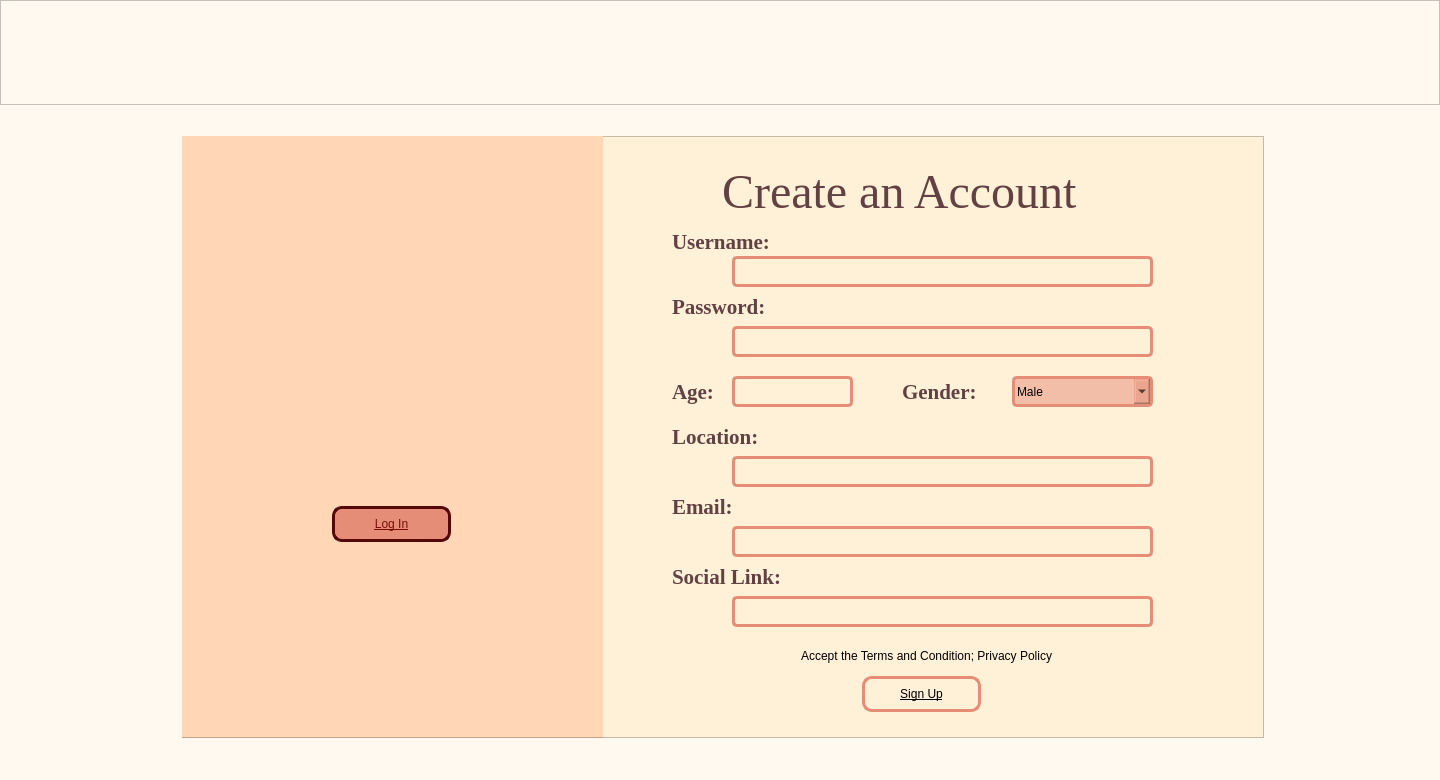
<?xml version="1.0" encoding="UTF-8"?>
<ui version="4.0">
 <class>SignUp</class>
 <widget class="QDialog" name="SignUp">
  <property name="geometry">
   <rect>
    <x>0</x>
    <y>0</y>
    <width>1440</width>
    <height>780</height>
   </rect>
  </property>
  <property name="windowTitle">
   <string>Dialog</string>
  </property>
  <property name="styleSheet">
   <string notr="true">background-color: rgb(255, 249, 240);</string>
  </property>
  <widget class="QFrame" name="SU_Header">
   <property name="geometry">
    <rect>
     <x>0</x>
     <y>0</y>
     <width>1440</width>
     <height>105</height>
    </rect>
   </property>
   <property name="styleSheet">
    <string notr="true">background: qlineargradient(
    spread:pad, 
    x1:0, y1:0, x2:1, y2:0, 
    stop:0 #EDC27E, 
    stop:0.526 #EDC27E, 
    stop:1 #DC586D
);

</string>
   </property>
   <property name="frameShape">
    <enum>QFrame::StyledPanel</enum>
   </property>
   <property name="frameShadow">
    <enum>QFrame::Raised</enum>
   </property>
   <widget class="QLabel" name="SU_HeaderIcon">
    <property name="geometry">
     <rect>
      <x>-60</x>
      <y>-20</y>
      <width>274</width>
      <height>146</height>
     </rect>
    </property>
    <property name="styleSheet">
     <string notr="true">background: transparent;
</string>
    </property>
    <property name="text">
     <string/>
    </property>
    <property name="pixmap">
     <pixmap>HeaderIcon.png</pixmap>
    </property>
    <property name="scaledContents">
     <bool>true</bool>
    </property>
   </widget>
  </widget>
  <widget class="QFrame" name="SU_MainPanel">
   <property name="geometry">
    <rect>
     <x>182</x>
     <y>136</y>
     <width>1082</width>
     <height>602</height>
    </rect>
   </property>
   <property name="styleSheet">
    <string notr="true">background-color: rgb(255, 240, 216);</string>
   </property>
   <property name="frameShape">
    <enum>QFrame::StyledPanel</enum>
   </property>
   <property name="frameShadow">
    <enum>QFrame::Raised</enum>
   </property>
   <widget class="QFrame" name="SU_SidePanel">
    <property name="geometry">
     <rect>
      <x>0</x>
      <y>0</y>
      <width>421</width>
      <height>602</height>
     </rect>
    </property>
    <property name="styleSheet">
     <string notr="true">background-color: rgb(255, 214, 182);</string>
    </property>
    <property name="frameShape">
     <enum>QFrame::StyledPanel</enum>
    </property>
    <property name="frameShadow">
     <enum>QFrame::Raised</enum>
    </property>
    <widget class="QLabel" name="SU_SidePanelBg">
     <property name="geometry">
      <rect>
       <x>-170</x>
       <y>0</y>
       <width>931</width>
       <height>601</height>
      </rect>
     </property>
     <property name="text">
      <string/>
     </property>
     <property name="pixmap">
      <pixmap>SU_SidePanel.png</pixmap>
     </property>
     <property name="scaledContents">
      <bool>true</bool>
     </property>
    </widget>
    <widget class="QLabel" name="SU_WelcomeBackLBL">
     <property name="geometry">
      <rect>
       <x>-160</x>
       <y>50</y>
       <width>741</width>
       <height>461</height>
      </rect>
     </property>
     <property name="font">
      <font>
       <family>Lucida Handwriting</family>
       <pointsize>28</pointsize>
      </font>
     </property>
     <property name="styleSheet">
      <string notr="true">color: rgb(98, 65, 66);
background: transparent;</string>
     </property>
     <property name="text">
      <string/>
     </property>
     <property name="pixmap">
      <pixmap>SU_LogInStatement.png</pixmap>
     </property>
     <property name="scaledContents">
      <bool>true</bool>
     </property>
    </widget>
    <widget class="QPushButton" name="SU_LogInPB">
     <property name="geometry">
      <rect>
       <x>150</x>
       <y>370</y>
       <width>119</width>
       <height>36</height>
      </rect>
     </property>
     <property name="cursor">
      <cursorShape>PointingHandCursor</cursorShape>
     </property>
     <property name="styleSheet">
      <string notr="true">border-color: rgb(122, 12, 12);
color: rgb(122, 12, 12);
border: 3px solid #550808;
background-color: rgb(229, 141, 118);
border-radius: 10px;
text-decoration: underline;
box-shadow: 5px 5px 15px rgba(0, 0, 0, 0.5);
text-color: #E58D76;

</string>
     </property>
     <property name="text">
      <string>Log In</string>
     </property>
    </widget>
    <widget class="QLabel" name="SU_Icon">
     <property name="geometry">
      <rect>
       <x>200</x>
       <y>-10</y>
       <width>274</width>
       <height>146</height>
      </rect>
     </property>
     <property name="styleSheet">
      <string notr="true">background: transparent;
</string>
     </property>
     <property name="text">
      <string/>
     </property>
     <property name="pixmap">
      <pixmap>Icon.png</pixmap>
     </property>
     <property name="scaledContents">
      <bool>true</bool>
     </property>
    </widget>
   </widget>
   <widget class="QLabel" name="SU_UsernameLBL">
    <property name="geometry">
     <rect>
      <x>490</x>
      <y>90</y>
      <width>141</width>
      <height>31</height>
     </rect>
    </property>
    <property name="font">
     <font>
      <family>Times New Roman</family>
      <pointsize>16</pointsize>
      <weight>75</weight>
      <bold>true</bold>
     </font>
    </property>
    <property name="styleSheet">
     <string notr="true">color: rgb(98, 65, 66);
background: transparent;</string>
    </property>
    <property name="text">
     <string>Username:</string>
    </property>
   </widget>
   <widget class="QLabel" name="SU_PasswordLBL">
    <property name="geometry">
     <rect>
      <x>490</x>
      <y>160</y>
      <width>171</width>
      <height>21</height>
     </rect>
    </property>
    <property name="font">
     <font>
      <family>Times New Roman</family>
      <pointsize>16</pointsize>
      <weight>75</weight>
      <bold>true</bold>
     </font>
    </property>
    <property name="styleSheet">
     <string notr="true">color: rgb(98, 65, 66);
background: transparent;</string>
    </property>
    <property name="text">
     <string>Password:</string>
    </property>
   </widget>
   <widget class="QLineEdit" name="SU_UsernameLE">
    <property name="geometry">
     <rect>
      <x>550</x>
      <y>120</y>
      <width>421</width>
      <height>31</height>
     </rect>
    </property>
    <property name="styleSheet">
     <string notr="true">border-color: rgb(229, 141, 118);
border: 3px solid #E58D76;
border-radius: 5px;
background: transparent;</string>
    </property>
   </widget>
   <widget class="QLineEdit" name="SU_PasswordLE">
    <property name="geometry">
     <rect>
      <x>550</x>
      <y>190</y>
      <width>421</width>
      <height>31</height>
     </rect>
    </property>
    <property name="styleSheet">
     <string notr="true">border-color: rgb(229, 141, 118);
border: 3px solid #E58D76;
border-radius: 5px;
background: transparent;</string>
    </property>
   </widget>
   <widget class="QPushButton" name="SU_SignUpPB">
    <property name="geometry">
     <rect>
      <x>680</x>
      <y>540</y>
      <width>119</width>
      <height>36</height>
     </rect>
    </property>
    <property name="cursor">
     <cursorShape>PointingHandCursor</cursorShape>
    </property>
    <property name="styleSheet">
     <string notr="true">border-color: rgb(229, 141, 118);
border: 3px solid #E58D76;
border-radius: 10px;
text-decoration: underline;
text-color: #E58D76;
box-shadow: 5px 5px 15px rgba(0, 0, 0, 0.5);
background: transparent;
</string>
    </property>
    <property name="text">
     <string>Sign Up</string>
    </property>
   </widget>
   <widget class="QLabel" name="SU_AgeLBL">
    <property name="geometry">
     <rect>
      <x>490</x>
      <y>240</y>
      <width>61</width>
      <height>31</height>
     </rect>
    </property>
    <property name="font">
     <font>
      <family>Times New Roman</family>
      <pointsize>16</pointsize>
      <weight>75</weight>
      <bold>true</bold>
     </font>
    </property>
    <property name="styleSheet">
     <string notr="true">color: rgb(98, 65, 66);
background: transparent;</string>
    </property>
    <property name="text">
     <string>Age: </string>
    </property>
   </widget>
   <widget class="QComboBox" name="SU_GenderCB">
    <property name="geometry">
     <rect>
      <x>830</x>
      <y>240</y>
      <width>141</width>
      <height>31</height>
     </rect>
    </property>
    <property name="cursor">
     <cursorShape>PointingHandCursor</cursorShape>
    </property>
    <property name="styleSheet">
     <string notr="true">border-color: rgb(229, 141, 118);
background-color: rgba(229, 141, 118, 0.5);
border: 3px solid #E58D76;
border-radius: 5px;
</string>
    </property>
    <item>
     <property name="text">
      <string>Male</string>
     </property>
    </item>
    <item>
     <property name="text">
      <string>Female</string>
     </property>
    </item>
    <item>
     <property name="text">
      <string>Neutral</string>
     </property>
    </item>
   </widget>
   <widget class="QLabel" name="SU_GenderLBL">
    <property name="geometry">
     <rect>
      <x>720</x>
      <y>240</y>
      <width>101</width>
      <height>31</height>
     </rect>
    </property>
    <property name="font">
     <font>
      <family>Times New Roman</family>
      <pointsize>16</pointsize>
      <weight>75</weight>
      <bold>true</bold>
     </font>
    </property>
    <property name="styleSheet">
     <string notr="true">color: rgb(98, 65, 66);
background: transparent;</string>
    </property>
    <property name="text">
     <string>Gender:</string>
    </property>
   </widget>
   <widget class="QLabel" name="SU_LocationLBL_">
    <property name="geometry">
     <rect>
      <x>490</x>
      <y>290</y>
      <width>171</width>
      <height>21</height>
     </rect>
    </property>
    <property name="font">
     <font>
      <family>Times New Roman</family>
      <pointsize>16</pointsize>
      <weight>75</weight>
      <bold>true</bold>
     </font>
    </property>
    <property name="styleSheet">
     <string notr="true">color: rgb(98, 65, 66);
background: transparent;</string>
    </property>
    <property name="text">
     <string>Location:</string>
    </property>
   </widget>
   <widget class="QLineEdit" name="SU_LocationLE">
    <property name="geometry">
     <rect>
      <x>550</x>
      <y>320</y>
      <width>421</width>
      <height>31</height>
     </rect>
    </property>
    <property name="styleSheet">
     <string notr="true">border-color: rgb(229, 141, 118);
border: 3px solid #E58D76;
border-radius: 5px;
background: transparent;</string>
    </property>
   </widget>
   <widget class="QLabel" name="SU_SocialLinkLBL">
    <property name="geometry">
     <rect>
      <x>490</x>
      <y>430</y>
      <width>151</width>
      <height>21</height>
     </rect>
    </property>
    <property name="font">
     <font>
      <family>Times New Roman</family>
      <pointsize>16</pointsize>
      <weight>75</weight>
      <bold>true</bold>
     </font>
    </property>
    <property name="styleSheet">
     <string notr="true">color: rgb(98, 65, 66);
background: transparent;</string>
    </property>
    <property name="text">
     <string>Social Link:</string>
    </property>
   </widget>
   <widget class="QLineEdit" name="SU_SocialLinkLE">
    <property name="geometry">
     <rect>
      <x>550</x>
      <y>460</y>
      <width>421</width>
      <height>31</height>
     </rect>
    </property>
    <property name="styleSheet">
     <string notr="true">border-color: rgb(229, 141, 118);
border: 3px solid #E58D76;
border-radius: 5px;
background: transparent;</string>
    </property>
   </widget>
   <widget class="QCheckBox" name="SU_TermsandPrivacyChB">
    <property name="geometry">
     <rect>
      <x>600</x>
      <y>510</y>
      <width>291</width>
      <height>20</height>
     </rect>
    </property>
    <property name="cursor">
     <cursorShape>PointingHandCursor</cursorShape>
    </property>
    <property name="styleSheet">
     <string notr="true">background: transparent;	
</string>
    </property>
    <property name="text">
     <string>Accept the Terms and Condition; Privacy Policy</string>
    </property>
   </widget>
   <widget class="QLineEdit" name="SU_AgeLE">
    <property name="geometry">
     <rect>
      <x>550</x>
      <y>240</y>
      <width>121</width>
      <height>31</height>
     </rect>
    </property>
    <property name="styleSheet">
     <string notr="true">border-color: rgb(229, 141, 118);
border: 3px solid #E58D76;
border-radius: 5px;
background: transparent;</string>
    </property>
   </widget>
   <widget class="QLabel" name="SU_Shadow">
    <property name="geometry">
     <rect>
      <x>40</x>
      <y>0</y>
      <width>851</width>
      <height>611</height>
     </rect>
    </property>
    <property name="font">
     <font>
      <family>Lucida Handwriting</family>
      <pointsize>16</pointsize>
     </font>
    </property>
    <property name="styleSheet">
     <string notr="true">color: rgb(98, 65, 66);
background: transparent;</string>
    </property>
    <property name="text">
     <string/>
    </property>
    <property name="pixmap">
     <pixmap>SU_Shadow.png</pixmap>
    </property>
    <property name="scaledContents">
     <bool>true</bool>
    </property>
   </widget>
   <widget class="QLabel" name="SU_CreateanAccount">
    <property name="geometry">
     <rect>
      <x>540</x>
      <y>20</y>
      <width>451</width>
      <height>71</height>
     </rect>
    </property>
    <property name="font">
     <font>
      <family>Times New Roman</family>
      <pointsize>36</pointsize>
     </font>
    </property>
    <property name="styleSheet">
     <string notr="true">color: rgb(98, 65, 66);
background: transparent;</string>
    </property>
    <property name="text">
     <string>Create an Account</string>
    </property>
   </widget>
   <widget class="QLabel" name="SU_EmailLBL">
    <property name="geometry">
     <rect>
      <x>490</x>
      <y>360</y>
      <width>81</width>
      <height>21</height>
     </rect>
    </property>
    <property name="font">
     <font>
      <family>Times New Roman</family>
      <pointsize>16</pointsize>
      <weight>75</weight>
      <bold>true</bold>
     </font>
    </property>
    <property name="styleSheet">
     <string notr="true">color: rgb(98, 65, 66);
background: transparent;</string>
    </property>
    <property name="text">
     <string>Email:</string>
    </property>
   </widget>
   <widget class="QLineEdit" name="SU_EmailLE">
    <property name="geometry">
     <rect>
      <x>550</x>
      <y>390</y>
      <width>421</width>
      <height>31</height>
     </rect>
    </property>
    <property name="styleSheet">
     <string notr="true">border-color: rgb(229, 141, 118);
border: 3px solid #E58D76;
border-radius: 5px;
background: transparent;</string>
    </property>
   </widget>
   <zorder>SU_Shadow</zorder>
   <zorder>SU_SidePanel</zorder>
   <zorder>SU_UsernameLBL</zorder>
   <zorder>SU_PasswordLBL</zorder>
   <zorder>SU_UsernameLE</zorder>
   <zorder>SU_PasswordLE</zorder>
   <zorder>SU_SignUpPB</zorder>
   <zorder>SU_AgeLBL</zorder>
   <zorder>SU_GenderCB</zorder>
   <zorder>SU_GenderLBL</zorder>
   <zorder>SU_LocationLBL_</zorder>
   <zorder>SU_LocationLE</zorder>
   <zorder>SU_SocialLinkLBL</zorder>
   <zorder>SU_SocialLinkLE</zorder>
   <zorder>SU_TermsandPrivacyChB</zorder>
   <zorder>SU_AgeLE</zorder>
   <zorder>SU_CreateanAccount</zorder>
   <zorder>SU_EmailLBL</zorder>
   <zorder>SU_EmailLE</zorder>
  </widget>
 </widget>
 <resources/>
 <connections/>
</ui>
